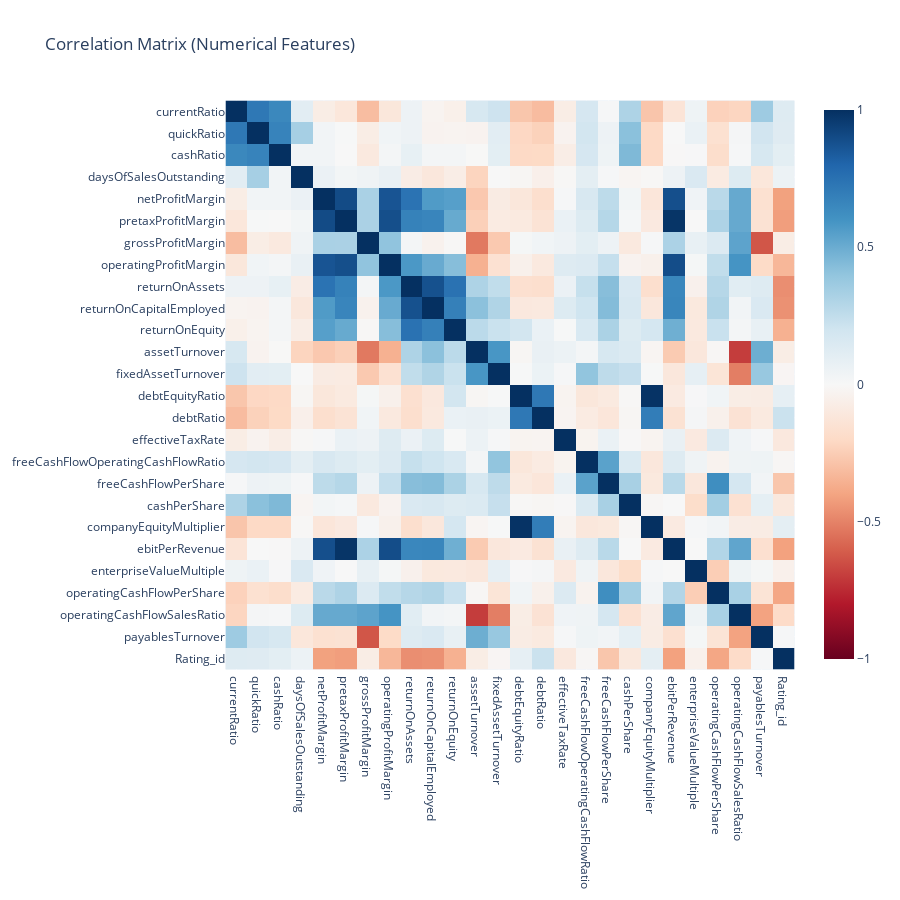

Here is the notebook cell this chart was saved with:
### Code cell
fig = px.imshow(
    corr_spearman,
    color_continuous_scale="RdBu",
    zmin=-1,
    zmax=1,
    title="Correlation Matrix (Numerical Features)"
)

fig.update_layout(
    width=900,
    height=900
)

fig.show()

### Figure 1 — Plotly figure (JSON) as saved in the notebook; plotly's stock layout.template omitted (floating-point values rounded to 4 significant figures; data arrays with more than 128 entries replaced by an {"elided": "..."} marker saying what was removed)
{"data": [{"coloraxis": "coloraxis", "hovertemplate": "x: %{x}<br>y: %{y}<br>color: %{z}<extra></extra>", "name": "0", "type": "heatmap", "x": ["currentRatio", "quickRatio", "cashRatio", "daysOfSalesOutstanding", "netProfitMargin", "pretaxProfitMargin", "grossProfitMargin", "operatingProfitMargin", "returnOnAssets", "returnOnCapitalEmployed", "returnOnEquity", "assetTurnover", "fixedAssetTurnover", "debtEquityRatio", "debtRatio", "effectiveTaxRate", "freeCashFlowOperatingCashFlowRatio", "freeCashFlowPerShare", "cashPerShare", "companyEquityMultiplier", "ebitPerRevenue", "enterpriseValueMultiple", "operatingCashFlowPerShare", "operatingCashFlowSalesRatio", "payablesTurnover", "Rating_id"], "xaxis": "x", "y": ["currentRatio", "quickRatio", "cashRatio", "daysOfSalesOutstanding", "netProfitMargin", "pretaxProfitMargin", "grossProfitMargin", "operatingProfitMargin", "returnOnAssets", "returnOnCapitalEmployed", "returnOnEquity", "assetTurnover", "fixedAssetTurnover", "debtEquityRatio", "debtRatio", "effectiveTaxRate", "freeCashFlowOperatingCashFlowRatio", "freeCashFlowPerShare", "cashPerShare", "companyEquityMultiplier", "ebitPerRevenue", "enterpriseValueMultiple", "operatingCashFlowPerShare", "operatingCashFlowSalesRatio", "payablesTurnover", "Rating_id"], "yaxis": "y", "z": {"elided": "26x26 float values"}}], "layout": {"coloraxis": {"cmax": 1, "cmin": -1, "colorscale": [[0, "rgb(103,0,31)"], [0.1, "rgb(178,24,43)"], [0.2, "rgb(214,96,77)"], [0.3, "rgb(244,165,130)"], [0.4, "rgb(253,219,199)"], [0.5, "rgb(247,247,247)"], [0.6, "rgb(209,229,240)"], [0.7, "rgb(146,197,222)"], [0.8, "rgb(67,147,195)"], [0.9, "rgb(33,102,172)"], [1, "rgb(5,48,97)"]]}, "height": 900, "title": {"text": "Correlation Matrix (Numerical Features)"}, "width": 900, "xaxis": {"anchor": "y", "constrain": "domain", "domain": [0, 1], "scaleanchor": "y"}, "yaxis": {"anchor": "x", "autorange": "reversed", "constrain": "domain", "domain": [0, 1]}}}
